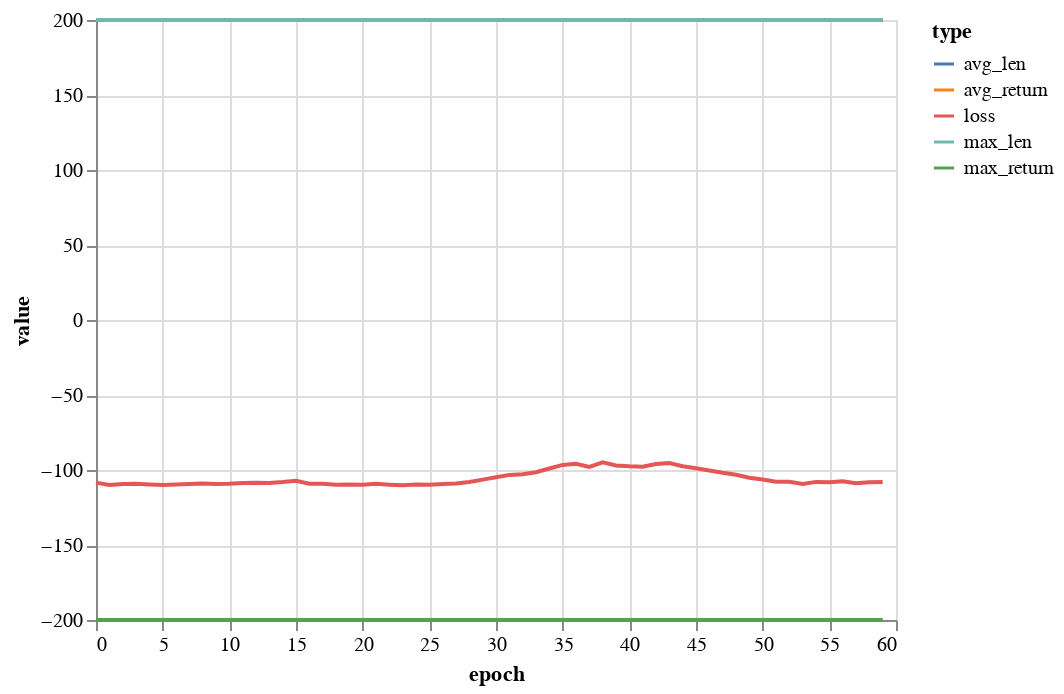

The code cell stored with this chart in its notebook:
### Code cell
results = a.train(60, show_every=15)

base = alt.Chart(results.melt("epoch", value_vars=None, var_name="type"))
(
    base.mark_line(color="blue").encode(x="epoch:Q", y="value:Q", color="type:N")
)

### Figure 1 — Vega-Lite specification as saved in the notebook (floating-point values rounded to 4 significant figures; data arrays with more than 128 entries replaced by an {"elided": "..."} marker saying what was removed)
{"config": {"view": {"continuousWidth": 400, "continuousHeight": 300}}, "data": {"name": "data-5c1b197b23d65aea35cced374ad32ad8"}, "mark": {"type": "line", "color": "blue"}, "encoding": {"color": {"type": "nominal", "field": "type"}, "x": {"type": "quantitative", "field": "epoch"}, "y": {"type": "quantitative", "field": "value"}}, "$schema": "https://vega.github.io/schema/vega-lite/v4.8.1.json", "datasets": {"data-5c1b197b23d65aea35cced374ad32ad8": {"elided": "300 records"}}}
